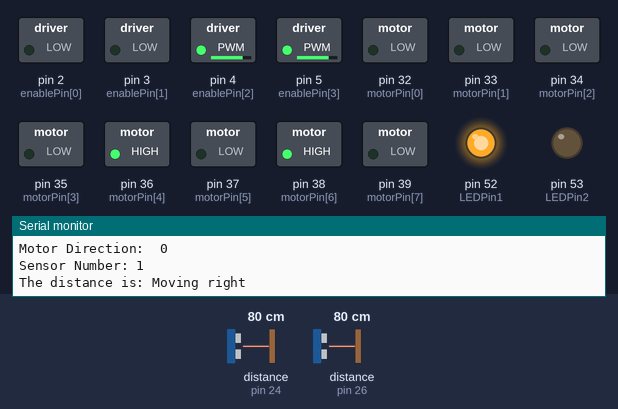
The sketch below on a simulated Arduino Mega 2560, built with avr-gcc and run on an emulated ATmega2560. On the bench: switched loads named in the sketch (green lamp = pin HIGH), output pins drawn as LEDs (lit = HIGH), the last lines printed to the serial monitor. Wiring (inferred from the names in the program): ultrasonic range finder: trigger pin 25; echo pin 24. The test bench sets the inputs (shaded band); at power-on: distance to the obstacle (sensors on pin 24, pin 26) 80 cm. The echo pulse lasts 58.3 µs per cm; pins used as bus, display or sensor lines are not drawn.

Above: at 1.2 s.
1.3 s: distance to the obstacle (sensor on pin 24) set to 19 cm
4.3 s: distance to the obstacle (sensor on pin 24) set to 15 cm
At 4.9 s:
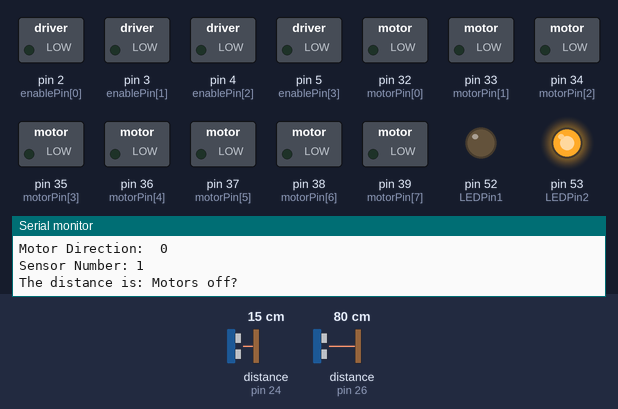
At 8.4 s:
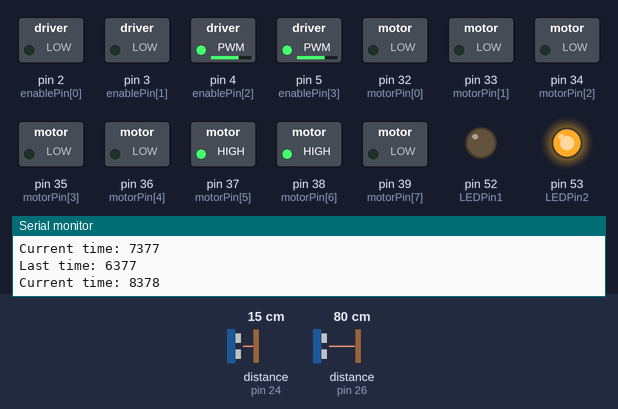
Timing chart, 0 to 11.9 s (numbered marks = the images above; inputs shaded):
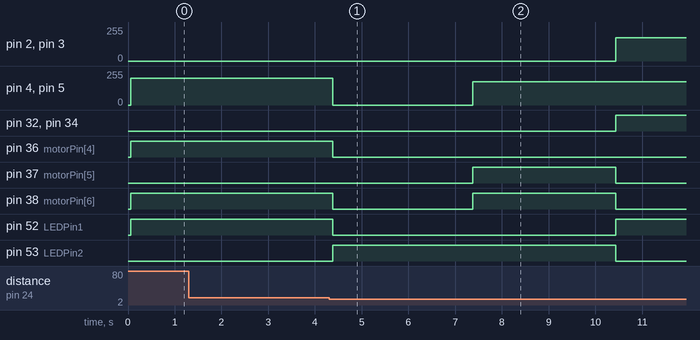

The sketch:

firstHopper.ino
```cpp
// define constants for sonar sensors
const int echoPin[] = {
  22,24,26,28}; // Echo Pin
const int trigPin[] = {
  23,25,27,29}; // Trigger Pin
const int LEDPin1 = 52; // red LED for out of range
const int LEDPin2 = 53; // blue LED for in range
const float distanceConstant = 58.2;

int maxRange = 15;

//define constants for motors
const int motorPin[] = {
  32,33,34,35,36,37,38,39};
const int enablePin[] = {
  2,3,4,5}; // Starts from top, going clockwise

long duration, distance;
long prevDistance = 0;

int wheelState = 0;

int dir = 1; // 0 - front, 1 - right, 2 - back, 3 - left
int prevDir = 2;
int sensorNum = 1;
boolean highLow = 0;
boolean backingUp = 0;

void setup()
{
  Serial.begin(9600);

  pinMode(LEDPin1, OUTPUT);
  pinMode(LEDPin2, OUTPUT);

  for (int i = 0; i < 9; i++)
  {
    pinMode(motorPin[i], OUTPUT);
    if (i < 4)
    {
      pinMode(trigPin[i], OUTPUT);
      pinMode(echoPin[i], INPUT);
    }
  }
}

void loop()
{
  sensor(sensorNum);
  Serial.print("Sensor Number: ");
  Serial.println(sensorNum);

  Serial.print("The distance is: ");

  if(backingUp == 0)
  {
    keepDriving();
  }
  else
  {
    driveOutHopper();
  }


  Serial.println(distance);
  Serial.print("Previous direction: ");
  Serial.println(prevDir);

  Serial.print("Motor Direction:  ");
  Serial.println(wheelState);
}

void turnMotorsOff()
{
  analogWrite(enablePin[0], 0);
  analogWrite(enablePin[1], 0);
  analogWrite(enablePin[2], 0);
  analogWrite(enablePin[3], 0);

  for(int i = 0; i < 8; i++)
  {
    digitalWrite(motorPin[i], LOW);
  }

  Serial.println("Motors off?");
  delay(1000);
}

void driveOutHopper()
{
  Serial.println("Got to third checkpoint");
  delay(1000);
  prevDir = dir;
  sensor(sensorNum);

  Serial.print("Distance: ");
  Serial.println(distance);
  Serial.print("Previous Distance: ");
  Serial.println(prevDistance);
  delay(5000);

  while(distance <= prevDistance)
  {
    sensor(2);
    movement(0);
  }

  Serial.println("Drove out of hopper");
  delay(1000);

//  turnMotorsOff();

  dir = rotateRobot(prevDir);
  sensorNum = 0;
  backingUp = 0;
}

void keepDriving()
{
  if (distance <= maxRange)
  {
    digitalWrite(LEDPin1, LOW);
    digitalWrite(LEDPin2, HIGH);
    turnMotorsOff();
    if(dir == 1)
    {
      Serial.println("Got to first checkpoint");
      delay(1000);
      prevDir = dir;
      prevDistance = distance;
      dir = rotateRobot(prevDir);
      sensorNum = 2;
    }
    else if (dir == 0)
    {
        Serial.println("Going to board");
        delay(1000);
        prevDir = dir;
        dir = 3;
        sensorNum = 3;
    }
    else if (dir == 2)
    {
      Serial.println("Got to third checkpoint");
      delay(1000);
      backingUp = 1;
    }
  }
  else if (distance >= maxRange){
    digitalWrite(LEDPin1, HIGH);
    digitalWrite(LEDPin2, LOW);
    movement(dir);
  }
}

int rotateRobot(int whichWay)
{
  int lastTime = millis();
  int currentTime = millis();
  int newDir;

//  turnMotorsOff();

  if(whichWay == 1)
  {
    Serial.println("Got to second checkpoint");
    delay(1000);
    analogWrite(enablePin[2], 175);
    analogWrite(enablePin[3], 175);

    digitalWrite(motorPin[4], LOW);
    digitalWrite(motorPin[5], HIGH);
    digitalWrite(motorPin[6], HIGH);
    digitalWrite(motorPin[7], LOW);
    while(currentTime - lastTime < 3000)
    {
      currentTime = millis();
      Serial.print("Last time: ");
      Serial.println(lastTime);
      Serial.print("Current time: ");
      Serial.println(currentTime);
      delay(1000);
    }
    maxRange = 5;

    newDir = 2;
  }
  else if (whichWay == 2)
  {
    Serial.println("Got to fourth checkpoint");
    delay(1000);
    analogWrite(enablePin[2], 175);
    analogWrite(enablePin[3], 175);

    digitalWrite(motorPin[4], highLow);
    digitalWrite(motorPin[5], !highLow);
    digitalWrite(motorPin[6], !highLow);
    digitalWrite(motorPin[7], highLow);

    while(millis() - lastTime < 3000)
    {
      currentTime = millis();
      Serial.print("Last time: ");
      Serial.println(lastTime);
      Serial.print("Current time: ");
      Serial.println(currentTime);
      delay(1000);
    }

    maxRange = 15;

    newDir = 0;
  }

  return newDir;
}

void movement(int motorDirection)//0 is forward, 1 is right, 2 is back, 3 is left, -1 is nothing
{
  if(motorDirection == 0)
  {
    highLow = 1;
    Serial.println("Moving forward");
  }
  else if (motorDirection == 1)
  {
    Serial.println("Moving right");
    highLow = 1;
  }
  else if (motorDirection == 2)
  {
    Serial.println("Moving backwards");
    highLow = 0;
  }
  else if (motorDirection == 3)
  {
    Serial.println("Moving left");
    highLow = 0;
  }
  else
  {
    Serial.println("Don't need to move");
  }

  if(motorDirection == 0 || motorDirection == 2)
  {
    analogWrite(enablePin[0], 175);
    analogWrite(enablePin[1], 175);
    digitalWrite(motorPin[0], !highLow);
    digitalWrite(motorPin[1], highLow);
    digitalWrite(motorPin[2], !highLow);
    digitalWrite(motorPin[3], highLow);
    digitalWrite(motorPin[4], LOW);
    digitalWrite(motorPin[5], LOW);
    digitalWrite(motorPin[6], LOW);
    digitalWrite(motorPin[7], LOW);
  }
  else if(motorDirection == 1 || motorDirection == 3)
  {
    analogWrite(enablePin[2], 200);
    analogWrite(enablePin[3], 200);
    digitalWrite(motorPin[0], LOW);
    digitalWrite(motorPin[1], LOW);
    digitalWrite(motorPin[2], LOW);
    digitalWrite(motorPin[3], LOW);
    digitalWrite(motorPin[4], highLow);
    digitalWrite(motorPin[5], !highLow);
    digitalWrite(motorPin[6], highLow);
    digitalWrite(motorPin[7], !highLow);
  }
  else
  {
    for(int i = 0; i < 8; i++)
    {
      digitalWrite(motorPin[i], 0);
    }
  }
}

void sensor(int sensorNum)
{
  digitalWrite(trigPin[sensorNum], LOW);
  delayMicroseconds(2);

  digitalWrite(trigPin[sensorNum], HIGH);
  delayMicroseconds(10);

  digitalWrite(trigPin[sensorNum], LOW);
  duration = pulseIn(echoPin[sensorNum], HIGH);

  //Calculate the distance (in cm) based on the speed of sound.
  distance = duration/distanceConstant;

  delay(50);
}
```

Measured:
- the behaviour switches between 17 and 16 cm on distance to the obstacle (sensor on pin 24) (found by bisection; images 0 and 1)
- after the input at 4.3 s, pin 2 (enablePin[0]), pin 3 (enablePin[1]): 0/255 → 175/255 after 6.1 s
